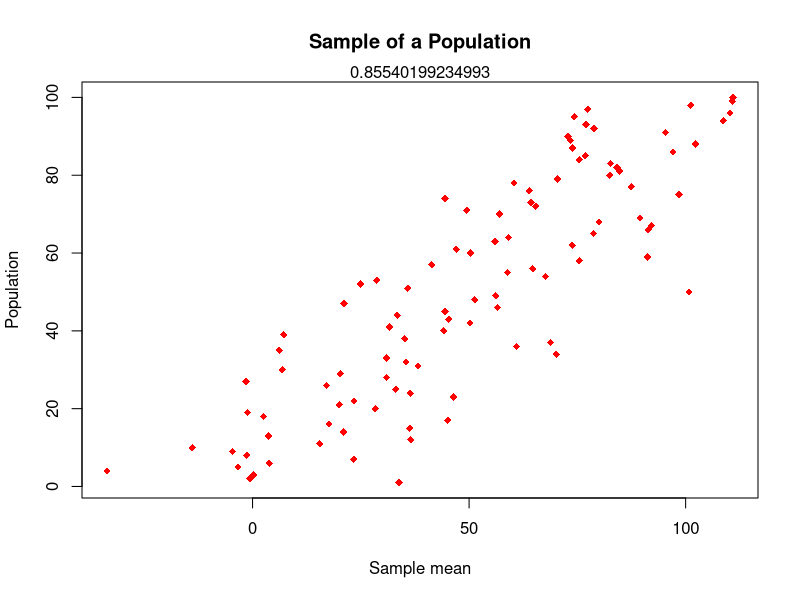
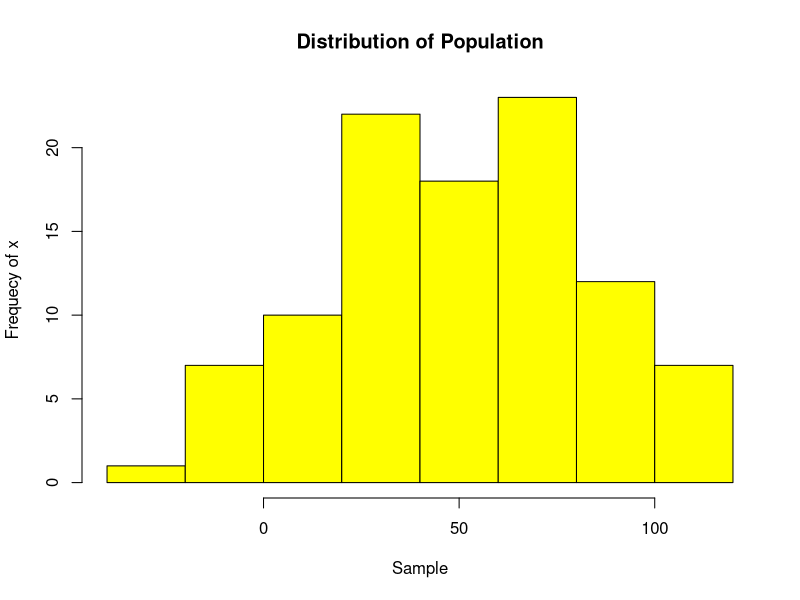
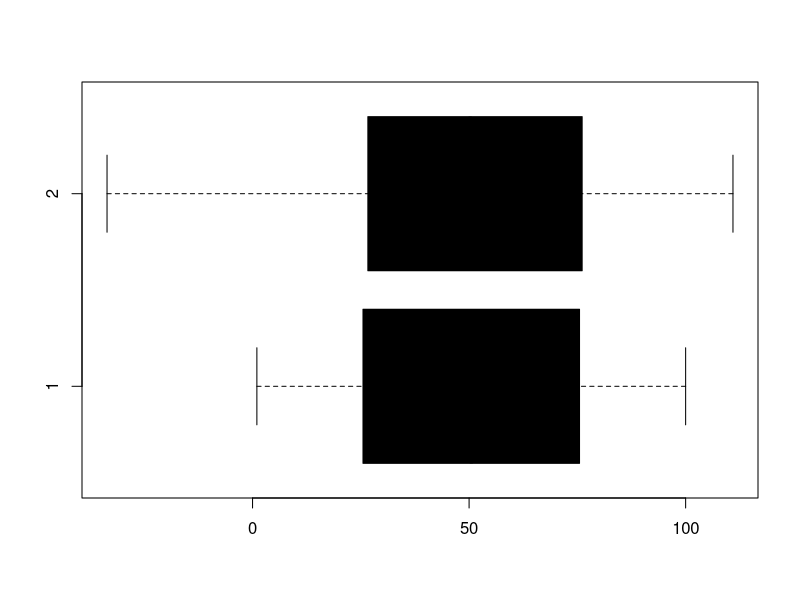
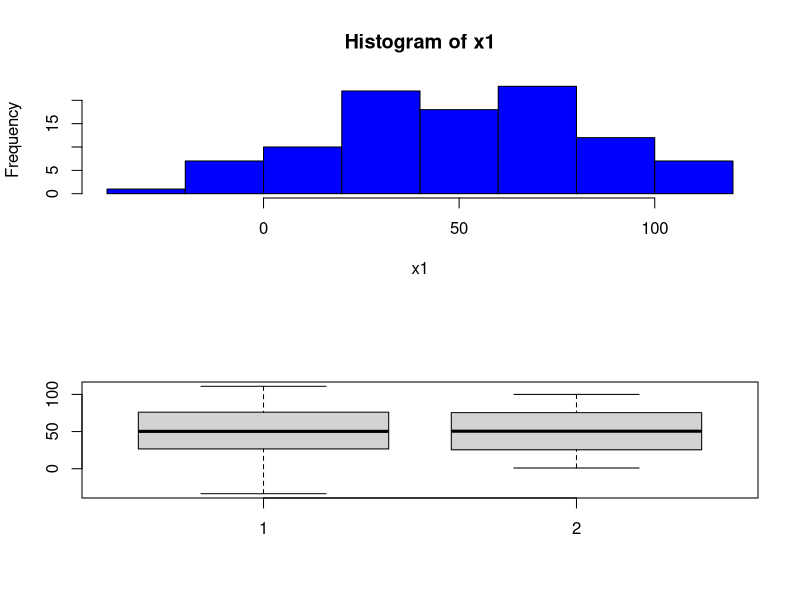
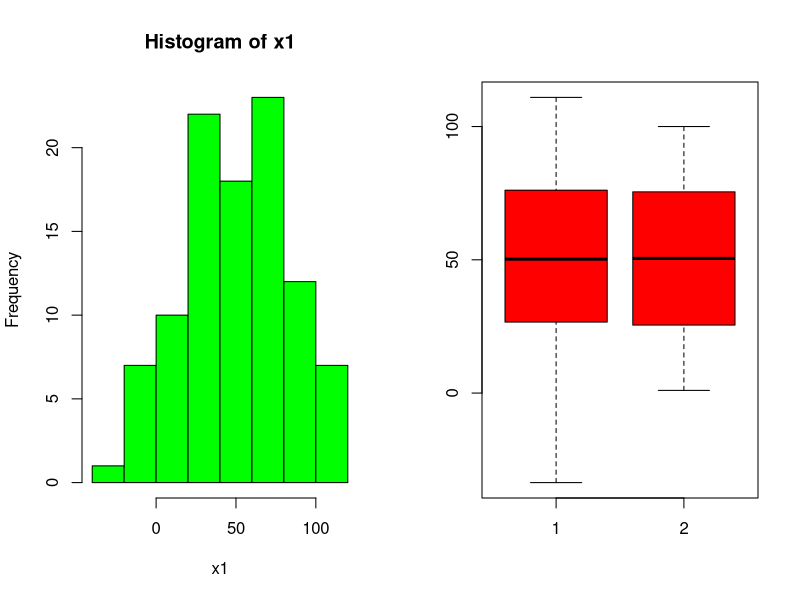

The R source for these figures, in order:
## ---- chunk 1
set.seed(1001)
x1=1:100+rnorm(100,mean=0,sd=15)
y1=1:100
## ---- chunk 2
plot(x1, y1, main = "Sample of a Population", xlab = "Sample mean",
     ylab = "Population", col = "red", pch = 18, mtext(side=3,text=paste(cor(x1, y1)))) 

## ---- chunk 3
hist(x1, col = "yellow", xlab = "Sample", ylab = "Frequecy of x", main = "Distribution of Population")
## ---- chunk 4
boxplot(y1, x1, col = "black", horizontal = TRUE)
## ---- chunk 5
par(mfrow=c(2,1))
hist(x1, col = "blue")
boxplot(x1, y1)
## ---- chunk 6
par(mfrow=c(1,2))
hist(x1, col = "green")
boxplot(x1, y1, col = "red")
